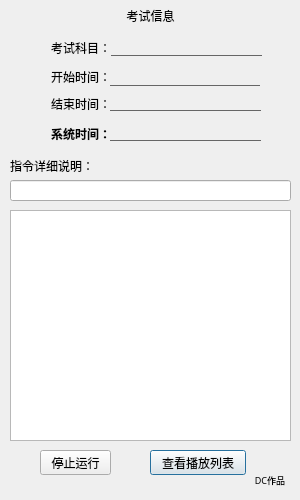
<?xml version="1.0" encoding="UTF-8"?>
<ui version="4.0">
 <class>ExamInfo</class>
 <widget class="QDialog" name="ExamInfo">
  <property name="geometry">
   <rect>
    <x>0</x>
    <y>0</y>
    <width>300</width>
    <height>500</height>
   </rect>
  </property>
  <property name="sizePolicy">
   <sizepolicy hsizetype="Fixed" vsizetype="Fixed">
    <horstretch>0</horstretch>
    <verstretch>0</verstretch>
   </sizepolicy>
  </property>
  <property name="minimumSize">
   <size>
    <width>300</width>
    <height>500</height>
   </size>
  </property>
  <property name="maximumSize">
   <size>
    <width>300</width>
    <height>500</height>
   </size>
  </property>
  <property name="windowTitle">
   <string>考试语音指令系统</string>
  </property>
  <property name="windowIcon">
   <iconset resource="ico.qrc">
    <normaloff>:/C:/Users/Administrator/Desktop/logo-dc/logo128.ico</normaloff>:/C:/Users/Administrator/Desktop/logo-dc/logo128.ico</iconset>
  </property>
  <widget class="QLabel" name="statusLabel">
   <property name="geometry">
    <rect>
     <x>130</x>
     <y>470</y>
     <width>155</width>
     <height>20</height>
    </rect>
   </property>
   <property name="sizePolicy">
    <sizepolicy hsizetype="Fixed" vsizetype="Fixed">
     <horstretch>0</horstretch>
     <verstretch>0</verstretch>
    </sizepolicy>
   </property>
   <property name="maximumSize">
    <size>
     <width>300</width>
     <height>500</height>
    </size>
   </property>
   <property name="font">
    <font>
     <family>楷体</family>
     <pointsize>7</pointsize>
    </font>
   </property>
   <property name="toolTipDuration">
    <number>3</number>
   </property>
   <property name="text">
    <string>DC作品</string>
   </property>
   <property name="alignment">
    <set>Qt::AlignRight|Qt::AlignTrailing|Qt::AlignVCenter</set>
   </property>
  </widget>
  <widget class="QLabel" name="label">
   <property name="geometry">
    <rect>
     <x>0</x>
     <y>0</y>
     <width>301</width>
     <height>31</height>
    </rect>
   </property>
   <property name="styleSheet">
    <string notr="true"/>
   </property>
   <property name="text">
    <string>考试信息</string>
   </property>
   <property name="alignment">
    <set>Qt::AlignCenter</set>
   </property>
  </widget>
  <widget class="QLabel" name="label_2">
   <property name="geometry">
    <rect>
     <x>40</x>
     <y>37</y>
     <width>71</width>
     <height>21</height>
    </rect>
   </property>
   <property name="text">
    <string>考试科目：</string>
   </property>
   <property name="alignment">
    <set>Qt::AlignRight|Qt::AlignTrailing|Qt::AlignVCenter</set>
   </property>
  </widget>
  <widget class="QLabel" name="label_3">
   <property name="geometry">
    <rect>
     <x>40</x>
     <y>66</y>
     <width>71</width>
     <height>21</height>
    </rect>
   </property>
   <property name="text">
    <string>开始时间：</string>
   </property>
   <property name="alignment">
    <set>Qt::AlignRight|Qt::AlignTrailing|Qt::AlignVCenter</set>
   </property>
  </widget>
  <widget class="QLabel" name="label_4">
   <property name="geometry">
    <rect>
     <x>40</x>
     <y>93</y>
     <width>71</width>
     <height>21</height>
    </rect>
   </property>
   <property name="text">
    <string>结束时间：</string>
   </property>
   <property name="alignment">
    <set>Qt::AlignRight|Qt::AlignTrailing|Qt::AlignVCenter</set>
   </property>
  </widget>
  <widget class="QLabel" name="label_5">
   <property name="geometry">
    <rect>
     <x>40</x>
     <y>123</y>
     <width>71</width>
     <height>21</height>
    </rect>
   </property>
   <property name="styleSheet">
    <string notr="true">font-weight:bold;</string>
   </property>
   <property name="text">
    <string>系统时间：</string>
   </property>
   <property name="alignment">
    <set>Qt::AlignRight|Qt::AlignTrailing|Qt::AlignVCenter</set>
   </property>
  </widget>
  <widget class="QLabel" name="kemu">
   <property name="geometry">
    <rect>
     <x>111</x>
     <y>40</y>
     <width>151</width>
     <height>16</height>
    </rect>
   </property>
   <property name="styleSheet">
    <string notr="true">
border:1px solid #666;
border-top-width:0px;
border-left-width:0px;
border-right-width:0px;

</string>
   </property>
   <property name="text">
    <string/>
   </property>
  </widget>
  <widget class="QLabel" name="starttime">
   <property name="geometry">
    <rect>
     <x>110</x>
     <y>66</y>
     <width>150</width>
     <height>20</height>
    </rect>
   </property>
   <property name="styleSheet">
    <string notr="true">
border:1px solid #666;
border-top-width:0px;
border-left-width:0px;
border-right-width:0px;</string>
   </property>
   <property name="text">
    <string/>
   </property>
  </widget>
  <widget class="QLabel" name="endtime">
   <property name="geometry">
    <rect>
     <x>110</x>
     <y>95</y>
     <width>151</width>
     <height>16</height>
    </rect>
   </property>
   <property name="styleSheet">
    <string notr="true">
border:1px solid #666;
border-top-width:0px;
border-left-width:0px;
border-right-width:0px;</string>
   </property>
   <property name="text">
    <string/>
   </property>
  </widget>
  <widget class="QLabel" name="systemtime">
   <property name="geometry">
    <rect>
     <x>110</x>
     <y>125</y>
     <width>151</width>
     <height>16</height>
    </rect>
   </property>
   <property name="styleSheet">
    <string notr="true">
border:1px solid #666;
border-top-width:0px;
border-left-width:0px;
border-right-width:0px;

font-weight:bold;
color:red;</string>
   </property>
   <property name="text">
    <string/>
   </property>
  </widget>
  <widget class="QLabel" name="label_6">
   <property name="geometry">
    <rect>
     <x>10</x>
     <y>156</y>
     <width>91</width>
     <height>20</height>
    </rect>
   </property>
   <property name="text">
    <string>指令详细说明：</string>
   </property>
  </widget>
  <widget class="QLineEdit" name="ins">
   <property name="geometry">
    <rect>
     <x>10</x>
     <y>180</y>
     <width>281</width>
     <height>21</height>
    </rect>
   </property>
   <property name="readOnly">
    <bool>true</bool>
   </property>
  </widget>
  <widget class="QTextEdit" name="inscontent">
   <property name="geometry">
    <rect>
     <x>10</x>
     <y>210</y>
     <width>281</width>
     <height>231</height>
    </rect>
   </property>
   <property name="readOnly">
    <bool>true</bool>
   </property>
  </widget>
  <widget class="QPushButton" name="inslist">
   <property name="geometry">
    <rect>
     <x>150</x>
     <y>450</y>
     <width>96</width>
     <height>25</height>
    </rect>
   </property>
   <property name="text">
    <string>查看播放列表</string>
   </property>
  </widget>
  <widget class="QPushButton" name="stop">
   <property name="geometry">
    <rect>
     <x>40</x>
     <y>450</y>
     <width>71</width>
     <height>25</height>
    </rect>
   </property>
   <property name="text">
    <string>停止运行</string>
   </property>
  </widget>
 </widget>
 <resources>
  <include location="ico.qrc"/>
 </resources>
 <connections/>
</ui>
